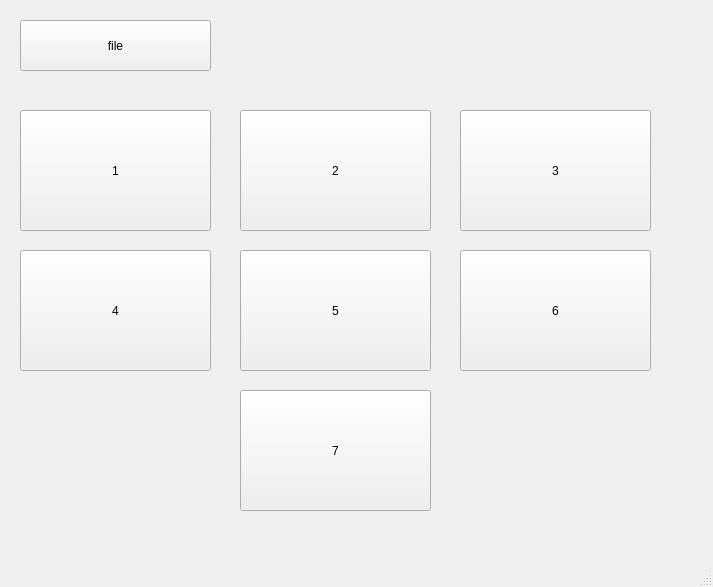
<?xml version="1.0" encoding="UTF-8"?>
<ui version="4.0">
 <class>MainWindow</class>
 <widget class="QMainWindow" name="MainWindow">
  <property name="geometry">
   <rect>
    <x>0</x>
    <y>0</y>
    <width>713</width>
    <height>587</height>
   </rect>
  </property>
  <property name="windowTitle">
   <string>MainWindow</string>
  </property>
  <widget class="QWidget" name="centralwidget">
   <widget class="QPushButton" name="Readcsv">
    <property name="geometry">
     <rect>
      <x>20</x>
      <y>20</y>
      <width>191</width>
      <height>51</height>
     </rect>
    </property>
    <property name="text">
     <string>file</string>
    </property>
   </widget>
   <widget class="QPushButton" name="pushButton_1">
    <property name="geometry">
     <rect>
      <x>20</x>
      <y>110</y>
      <width>191</width>
      <height>121</height>
     </rect>
    </property>
    <property name="text">
     <string>1</string>
    </property>
   </widget>
   <widget class="QPushButton" name="pushButton_2">
    <property name="geometry">
     <rect>
      <x>240</x>
      <y>110</y>
      <width>191</width>
      <height>121</height>
     </rect>
    </property>
    <property name="text">
     <string>2</string>
    </property>
   </widget>
   <widget class="QPushButton" name="pushButton_3">
    <property name="geometry">
     <rect>
      <x>460</x>
      <y>110</y>
      <width>191</width>
      <height>121</height>
     </rect>
    </property>
    <property name="text">
     <string>3</string>
    </property>
   </widget>
   <widget class="QPushButton" name="pushButton_4">
    <property name="geometry">
     <rect>
      <x>20</x>
      <y>250</y>
      <width>191</width>
      <height>121</height>
     </rect>
    </property>
    <property name="text">
     <string>4</string>
    </property>
   </widget>
   <widget class="QPushButton" name="pushButton_5">
    <property name="geometry">
     <rect>
      <x>240</x>
      <y>250</y>
      <width>191</width>
      <height>121</height>
     </rect>
    </property>
    <property name="text">
     <string>5</string>
    </property>
   </widget>
   <widget class="QPushButton" name="pushButton_6">
    <property name="geometry">
     <rect>
      <x>460</x>
      <y>250</y>
      <width>191</width>
      <height>121</height>
     </rect>
    </property>
    <property name="text">
     <string>6</string>
    </property>
   </widget>
   <widget class="QPushButton" name="pushButton_7">
    <property name="geometry">
     <rect>
      <x>240</x>
      <y>390</y>
      <width>191</width>
      <height>121</height>
     </rect>
    </property>
    <property name="text">
     <string>7</string>
    </property>
   </widget>
  </widget>
  <widget class="QMenuBar" name="menubar">
   <property name="geometry">
    <rect>
     <x>0</x>
     <y>0</y>
     <width>713</width>
     <height>21</height>
    </rect>
   </property>
  </widget>
  <widget class="QStatusBar" name="statusbar"/>
 </widget>
 <resources/>
 <connections/>
</ui>
